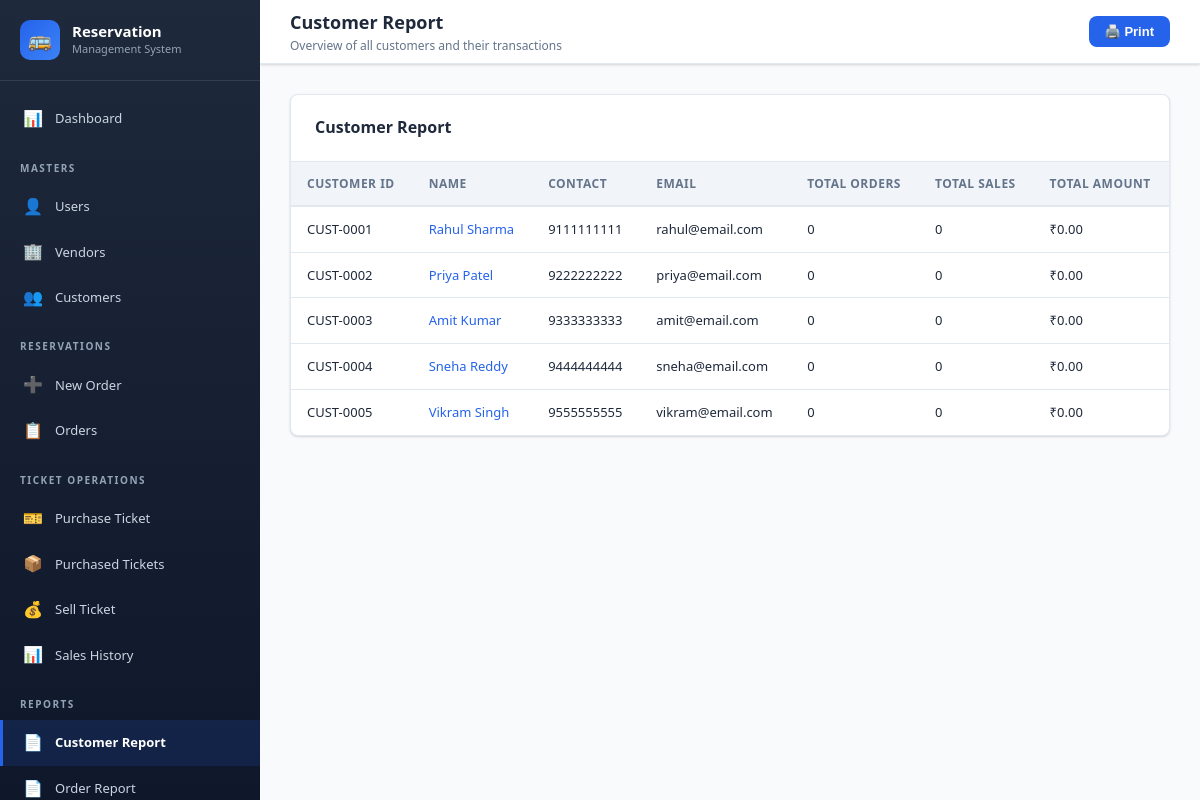
The app's page /report_customers.php (signed in) with its own data.
### tables this page shows
CREATE TABLE `customers` (
    `customer_id` INT(11) NOT NULL AUTO_INCREMENT,
    `customer_name` VARCHAR(150) NOT NULL,
    `address` TEXT DEFAULT NULL,
    `contact` VARCHAR(20) DEFAULT NULL,
    `email` VARCHAR(100) DEFAULT NULL,
    `created_at` DATETIME NOT NULL DEFAULT CURRENT_TIMESTAMP,
    `updated_at` DATETIME DEFAULT NULL ON UPDATE CURRENT_TIMESTAMP,
    PRIMARY KEY (`customer_id`)
);

### report_customers.php (the view, shortened to what this page needs)
<?php
require_once 'config/database.php';
require_once 'includes/header.php';
require_once 'includes/sidebar.php';
$customers = $conn->query("
    SELECT c.*,
    (SELECT COUNT(*) FROM orders WHERE customer_id = c.customer_id) as total_orders,
    (SELECT COUNT(*) FROM sales WHERE customer_id = c.customer_id) as total_sales,
    (SELECT COALESCE(SUM(sales_cost), 0) FROM sales WHERE customer_id = c.customer_id) as total_sales_amount
    FROM customers c
    ORDER BY c.customer_id
");
?>
<div class="main-content">
    <div class="top-header">
        <div class="header-left"><h2>Customer Report</h2><p>Overview of all customers and their transactions</p></div>
        <div class="header-right"><button onclick="window.print()" class="btn btn-primary">🖨️ Print</button></div>
    </div>
    <div class="page-content">
        <div class="card">
            <div class="card-header"><h3>Customer Report</h3></div>
            <div class="card-body" style="padding:0">
                <table class="data-table">
                    <thead>
                        <tr><th>Customer ID</th><th>Name</th><th>Contact</th><th>Email</th><th>Total Orders</th><th>Total Sales</th><th>Total Amount</th></tr>
                    </thead>
                    <tbody>
                        <?php while($row = $customers->fetch_assoc()): ?>
                        <tr>
                            <td>CUST-<?php echo str_pad($row['customer_id'], 4, '0', STR_PAD_LEFT); ?></td>
                            <td><a href="customer_view.php?id=<?php echo $row['customer_id']; ?>"><?php echo htmlspecialchars($row['customer_name']); ?></a></td>
                            <td><?php echo htmlspecialchars($row['contact'] ?? '-'); ?></td>
                            <td><?php echo htmlspecialchars($row['email'] ?? '-'); ?></td>
                            <td><?php echo $row['total_orders']; ?></td>
                            <td><?php echo $row['total_sales']; ?></td>
                            <td>₹<?php echo number_format($row['total_sales_amount'], 2); ?></td>
                        </tr>
                        <?php endwhile; ?>
                    </tbody>
                </table>
            </div>
        </div>
    </div>
</div>
<?php require_once 'includes/footer.php'; ?>

### assets/css/style.css (style rules this page uses)
:root { --primary: #2563eb; --primary-dark: #1d4ed8; --primary-light: #dbeafe; --secondary: #64748b; --success: #16a34a; --success-light: #dcfce7; --danger: #dc2626; --danger-light: #fee2e2; --warning: #d97706; --warning-light: #fef3c7; --info: #0891b2; --info-light: #cffafe; --dark: #1e293b; --gray: #94a3b8; --gray-light: #f1f5f9; --white: #ffffff; --border: #e2e8f0; --shadow: 0 1px 3px rgba(0, 0, 0, 0.1), 0 1px 2px rgba(0, 0, 0, 0.06); --shadow-md: 0 4px 6px rgba(0, 0, 0, 0.07), 0 2px 4px rgba(0, 0, 0, 0.06); --shadow-lg: 0 10px 15px rgba(0, 0, 0, 0.1), 0 4px 6px rgba(0, 0, 0, 0.05); --radius: 8px; --sidebar-width: 260px; --header-height: 64px; --transition: all 0.3s ease; }
* { margin: 0; padding: 0; box-sizing: border-box; }
body { font-family: 'Segoe UI', Tahoma, Geneva, Verdana, sans-serif; background-color: #f8fafc; color: var(--dark); line-height: 1.6; font-size: 14px; }
a { text-decoration: none; color: var(--primary); }
.main-content { margin-left: var(--sidebar-width); flex: 1; min-height: 100vh; }
.top-header { height: var(--header-height); background: var(--white); border-bottom: 1px solid var(--border); display: flex; align-items: center; justify-content: space-between; padding: 0 30px; position: sticky; top: 0; z-index: 100; box-shadow: var(--shadow); }
.header-left h2 { font-size: 18px; color: var(--dark); }
.header-left p { font-size: 12px; color: var(--secondary); }
.header-right { display: flex; align-items: center; gap: 15px; }
.page-content { padding: 30px; }
.card { background: var(--white); border-radius: var(--radius); box-shadow: var(--shadow); border: 1px solid var(--border); margin-bottom: 25px; }
.card-header { padding: 20px 24px; border-bottom: 1px solid var(--border); display: flex; justify-content: space-between; align-items: center; }
.card-header h3 { font-size: 16px; color: var(--dark); }
.card-body { padding: 24px; }
.data-table { width: 100%; border-collapse: collapse; }
.data-table thead th { background: var(--gray-light); padding: 12px 16px; text-align: left; font-size: 12px; text-transform: uppercase; letter-spacing: 0.5px; color: var(--secondary); font-weight: 700; border-bottom: 2px solid var(--border); white-space: nowrap; }
.data-table tbody td { padding: 12px 16px; border-bottom: 1px solid var(--border); font-size: 13px; vertical-align: middle; }
.data-table tbody tr:last-child td { border-bottom: none; }
.btn { display: inline-flex; align-items: center; gap: 6px; padding: 8px 16px; border-radius: var(--radius); font-size: 13px; font-weight: 600; cursor: pointer; transition: var(--transition); border: none; white-space: nowrap; }
.btn-primary { background: var(--primary); color: var(--white); }

### records on screen
customers: customer_id "0001", customer_name "Rahul Sharma", contact "9111111111", email "rahul@email.com", total_orders "0", total_sales "0", total_sales_amount "0.00"
customers: customer_id "0002", customer_name "Priya Patel", contact "9222222222", email "priya@email.com", total_orders "0", total_sales "0", total_sales_amount "0.00"
customers: customer_id "0003", customer_name "Amit Kumar", contact "9333333333", email "amit@email.com", total_orders "0", total_sales "0", total_sales_amount "0.00"
customers: customer_id "0004", customer_name "Sneha Reddy", contact "9444444444", email "sneha@email.com", total_orders "0", total_sales "0", total_sales_amount "0.00"
customers: customer_id "0005", customer_name "Vikram Singh", contact "9555555555", email "vikram@email.com", total_orders "0", total_sales "0", total_sales_amount "0.00"
